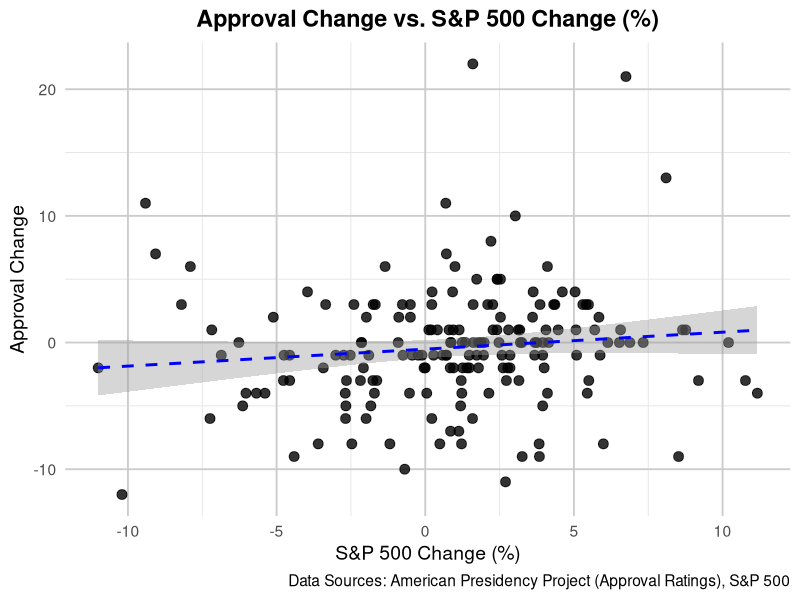
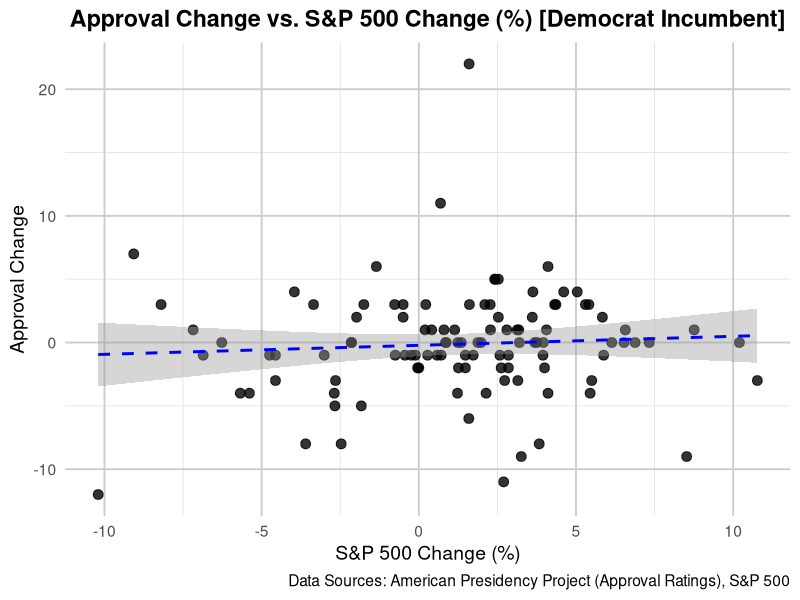
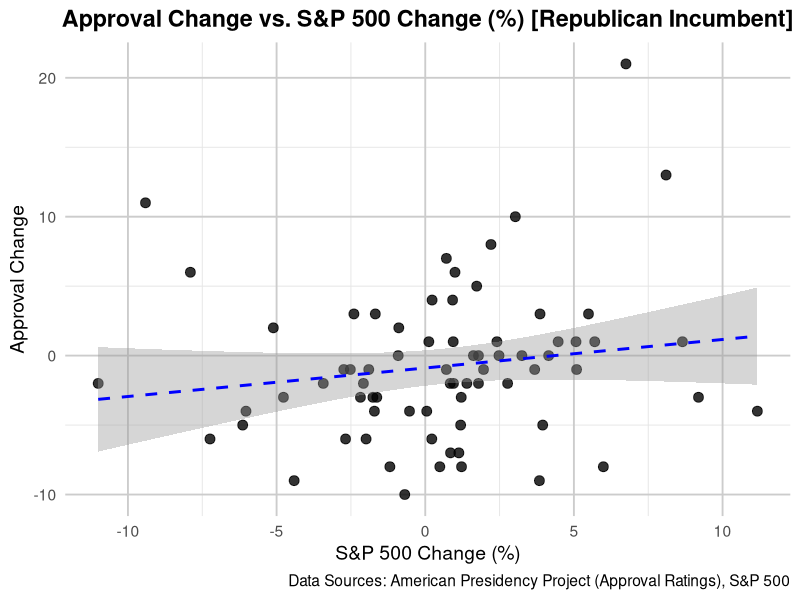
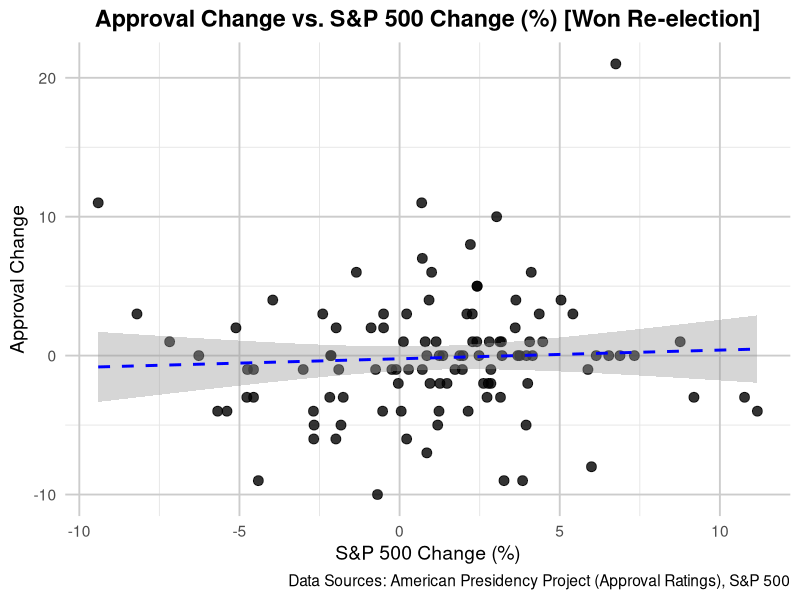
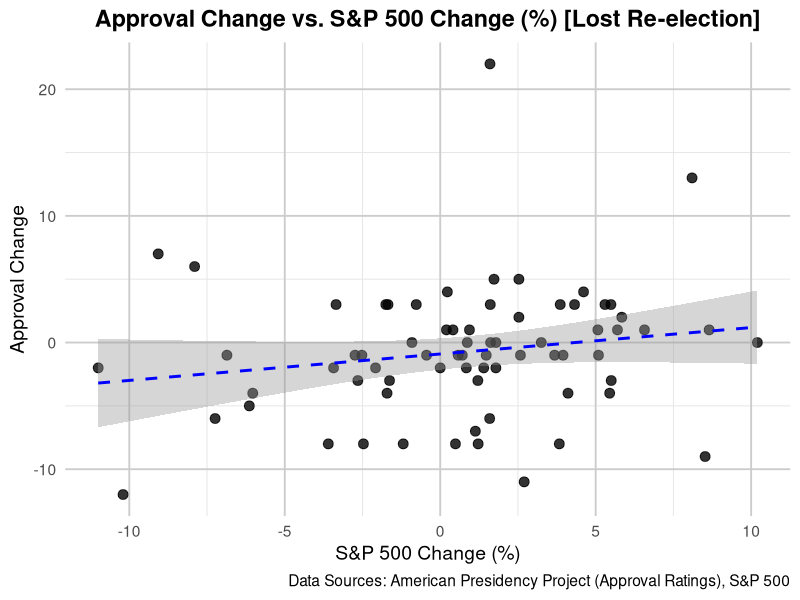

R code for these plots, in order:
## ---- chunk 1
library(readr)
library(tidyverse)
library(dplyr)
library(ggplot2)
library(knitr)

#Approval Ratings Data
presApproval <- read_csv("data/PresApproval.csv")

presApproval$Date <- dmy(paste("01", presApproval$Date)) 
presApproval$Date <- format(presApproval$Date, "%m/%Y")

#S&P 500 Data
SPObama <- read_csv("data/ObamaSP500.csv")
SPBush2 <- read_csv("data/Bush2SP500.csv")
SPClinton <- read_csv("data/ClintonSP500.csv")
SPBush1 <- read_csv("data/Bush1SP500.csv")
SPCarter <- read_csv("data/CarterSP500.csv")
 

SPObama$Date <- mdy(SPObama$Date)           
SPObama$Date <- format(SPObama$Date, "%m/%Y")

SPBush2$Date <- mdy(SPBush2$Date)           
SPBush2$Date <- format(SPBush2$Date, "%m/%Y")

SPClinton$Date <- mdy(SPClinton$Date)           
SPClinton$Date <- format(SPClinton$Date, "%m/%Y")

SPBush1$Date <- mdy(SPBush1$Date)           
SPBush1$Date <- format(SPBush1$Date, "%m/%Y")

SPCarter$Date <- mdy(SPCarter$Date)           
SPCarter$Date <- format(SPCarter$Date, "%m/%Y")


#Merged Dataset
SPTotal <- bind_rows(SPObama, SPBush2, SPClinton, SPBush1, SPCarter)

resultTotal <- inner_join(presApproval, SPTotal, by = "Date")

resultTotal <- resultTotal |>
  mutate(`Change %` = as.numeric(gsub("%", "", `Change %`)))

resultTotal


# Net Approval vs S&P 500 for all
plotAll <- ggplot(data = resultTotal, aes(x = `Change %`, y = `Change`)) +
  geom_point(size = 3, color = "black", alpha = 0.8) + 
  geom_smooth(method = "lm", se = TRUE, color = "blue", size = 1, linetype = "dashed") +
  labs(
    title = "Approval Change vs. S&P 500 Change (%)",
    x = "S&P 500 Change (%)",
    y = "Approval Change",
    caption = "Data Sources: American Presidency Project (Approval Ratings), S&P 500"
  ) +
  scale_color_viridis_c() +
  theme_minimal(base_size = 14) +
  theme(
    panel.grid.major = element_line(color = "gray80"),
    panel.grid.minor = element_line(color = "gray90"),
    plot.title = element_text(face = "bold", hjust = 0.5),
    plot.subtitle = element_text(hjust = 0.5),
    plot.caption = element_text(hjust = 1)
  )


plotAll



all <- lm(Change ~ `Change %`, data = resultTotal)
summary(all)

## ---- chunk 2
# Democrats

SPDems <- bind_rows(SPObama, SPClinton, SPCarter)

resultDems <- inner_join(presApproval, SPDems, by = "Date")

resultDems <- resultDems |>
  mutate(`Change %` = as.numeric(gsub("%", "", `Change %`)))

#Graph
plotDems <- ggplot(data = resultDems, aes(x = `Change %`, y = `Change`)) +
  geom_point(size = 3, color = "black", alpha = 0.8) + 
  geom_smooth(method = "lm", se = TRUE, color = "blue", size = 1, linetype = "dashed") +
  labs(
    title = "Approval Change vs. S&P 500 Change (%) [Democrat Incumbent]",
    x = "S&P 500 Change (%)",
    y = "Approval Change",
    caption = "Data Sources: American Presidency Project (Approval Ratings), S&P 500"
  ) +
  scale_color_viridis_c() +
  theme_minimal(base_size = 14) +
  theme(
    panel.grid.major = element_line(color = "gray80"),
    panel.grid.minor = element_line(color = "gray90"),
    plot.title = element_text(face = "bold", hjust = 0.5),
    plot.subtitle = element_text(hjust = 0.5),
    plot.caption = element_text(hjust = 1)
  )


plotDems

dems <- lm(Change ~ `Change %`, data = resultDems)
summary(dems)


# Republicans

SPRep <- bind_rows(SPBush1, SPBush2)

resultRep <- inner_join(presApproval, SPRep, by = "Date")

resultRep <- resultRep |>
  mutate(`Change %` = as.numeric(gsub("%", "", `Change %`)))

#Graph
plotRep <- ggplot(data = resultRep, aes(x = `Change %`, y = `Change`)) +
  geom_point(size = 3, color = "black", alpha = 0.8) + 
  geom_smooth(method = "lm", se = TRUE, color = "blue", size = 1, linetype = "dashed") +
  labs(
    title = "Approval Change vs. S&P 500 Change (%) [Republican Incumbent]",
    x = "S&P 500 Change (%)",
    y = "Approval Change",
    caption = "Data Sources: American Presidency Project (Approval Ratings), S&P 500"
  ) +
  scale_color_viridis_c() +
  theme_minimal(base_size = 14) +
  theme(
    panel.grid.major = element_line(color = "gray80"),
    panel.grid.minor = element_line(color = "gray90"),
    plot.title = element_text(face = "bold", hjust = 0.5),
    plot.subtitle = element_text(hjust = 0.5),
    plot.caption = element_text(hjust = 1)
  )


plotRep

reps <- lm(Change ~ `Change %`, data = resultRep)
summary(reps)


## ---- chunk 3
# Election Result = Win

SPWin <- bind_rows(SPObama, SPBush1, SPClinton)

resultWin <- inner_join(presApproval, SPWin, by = "Date")

resultWin <- resultWin |>
  mutate(`Change %` = as.numeric(gsub("%", "", `Change %`)))

#Graph
plotWin <- ggplot(data = resultWin, aes(x = `Change %`, y = `Change`)) +
  geom_point(size = 3, color = "black", alpha = 0.8) + 
  geom_smooth(method = "lm", se = TRUE, color = "blue", size = 1, linetype = "dashed") +
  labs(
    title = "Approval Change vs. S&P 500 Change (%) [Won Re-election]",
    x = "S&P 500 Change (%)",
    y = "Approval Change",
    caption = "Data Sources: American Presidency Project (Approval Ratings), S&P 500"
  ) +
  scale_color_viridis_c() +
  theme_minimal(base_size = 14) +
  theme(
    panel.grid.major = element_line(color = "gray80"),
    panel.grid.minor = element_line(color = "gray90"),
    plot.title = element_text(face = "bold", hjust = 0.5),
    plot.subtitle = element_text(hjust = 0.5),
    plot.caption = element_text(hjust = 1)
  )


plotWin

win <- lm(Change ~ `Change %`, data = resultWin)
summary(win)


# Election Result = Loss

SPLoss <- bind_rows(SPBush2, SPCarter)

resultLoss <- inner_join(presApproval, SPLoss, by = "Date")

resultLoss <- resultLoss |>
  mutate(`Change %` = as.numeric(gsub("%", "", `Change %`)))

#Graph
plotLoss <- ggplot(data = resultLoss, aes(x = `Change %`, y = `Change`)) +
  geom_point(size = 3, color = "black", alpha = 0.8) + 
  geom_smooth(method = "lm", se = TRUE, color = "blue", size = 1, linetype = "dashed") +
  labs(
    title = "Approval Change vs. S&P 500 Change (%) [Lost Re-election]",
    x = "S&P 500 Change (%)",
    y = "Approval Change",
    caption = "Data Sources: American Presidency Project (Approval Ratings), S&P 500"
  ) +
  scale_color_viridis_c() +
  theme_minimal(base_size = 14) +
  theme(
    panel.grid.major = element_line(color = "gray80"),
    panel.grid.minor = element_line(color = "gray90"),
    plot.title = element_text(face = "bold", hjust = 0.5),
    plot.subtitle = element_text(hjust = 0.5),
    plot.caption = element_text(hjust = 1)
  )


plotLoss


loss <- lm(Change ~ `Change %`, data = resultLoss)
summary(loss)

